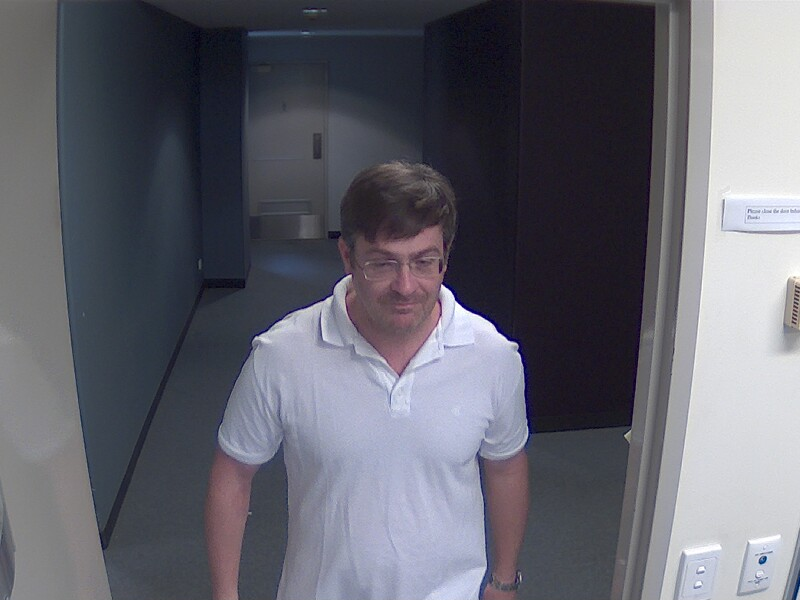
%> input picture Misc/playground_johannes/00000837.jpg, 800 x 600 px
$ octave own_watershed_test.m   (GNU Octave 9; MATLAB toolbox functions it lacks are replaced by stand-ins)
%> lines starting %> are read from the running program, lines starting %| are printed output that depends on the picture; in (x1, y1, x2, y2) boxes, pixels count from 0 and x2, y2 are one past the last pixel; in counts of white or black regions, pixels touching at a corner belong together; the program's own positions count from 1
%% Clean Up
close all;
clear;
clc

%% Step 1: Read in the Color Image and Convert it to Grayscale
rgb = imread('00000837.jpg');
%> rgb is the input picture: size 600x800x3 uint8; mean R, G, B 99, 99.4, 108.9
I = rgb2gray(rgb);
imshow(I)

%% Step 2: Use the Gradient Magnitude as the Segmentation Function
gmag = imgradient(I);
imshow(gmag,[])
title('Gradient Magnitude')

% Can you segment the image by using the watershed transform directly on the gradient magnitude?
L = watershed(gmag);
Lrgb = label2rgb(L);
imshow(Lrgb)
title('Watershed Transform of Gradient Magnitude')

% No. Without additional preprocessing such as the marker computations below, using the watershed transform directly often results in "oversegmentation."

%% Step 3: Mark the Foreground Objects

se = strel('disk',20);
Io = imopen(I,se);
imshow(Io)
title('Opening')

Ie = imerode(I,se);
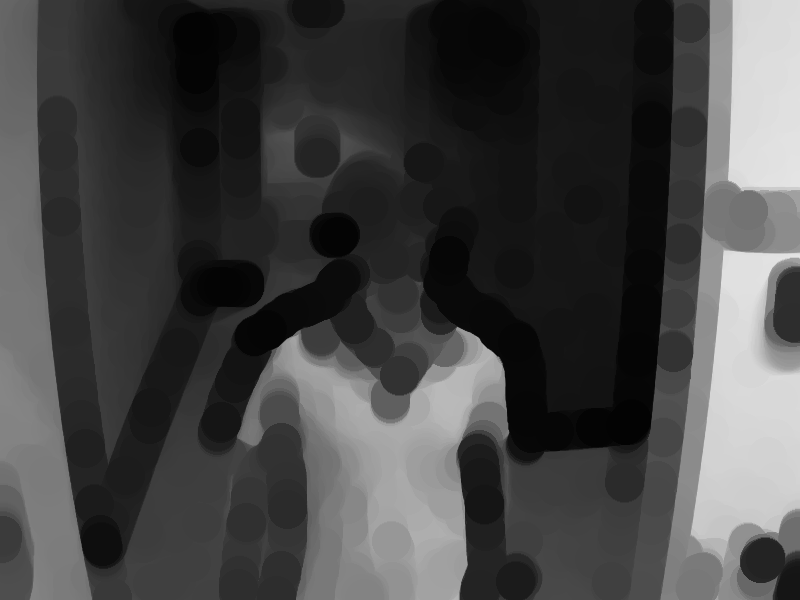
%> Ie: size 600x800 uint8; min 3, max 229, mean 68.2
Iobr = imreconstruct(Ie,I);
imshow(Iobr)
title('Opening-by-Reconstruction')

Ioc = imclose(Io,se);
imshow(Ioc)
title('Opening-Closing')

Iobrd = imdilate(Iobr,se);
Iobrcbr = imreconstruct(imcomplement(Iobrd),imcomplement(Iobr));
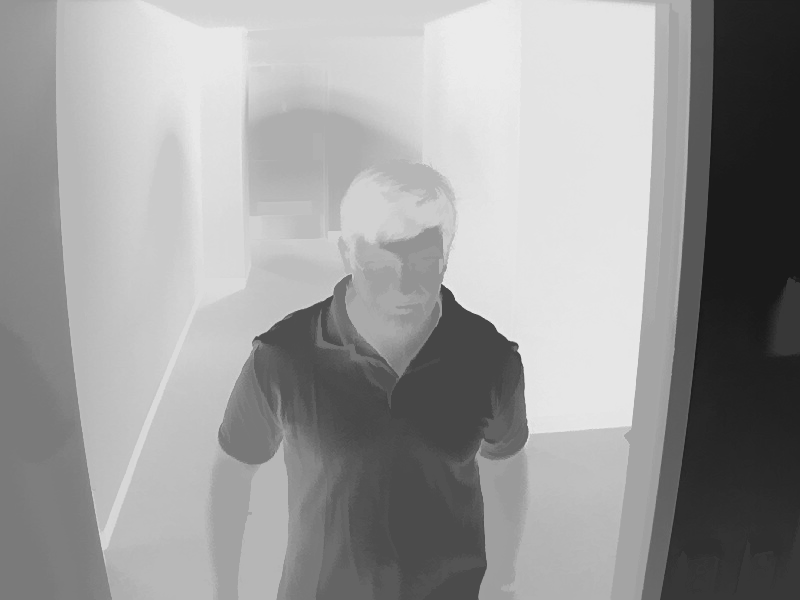
%> Iobrcbr: size 600x800 uint8; min 26, max 235, mean 155.3
Iobrcbr = imcomplement(Iobrcbr);
imshow(Iobrcbr)
title('Opening-Closing by Reconstruction')

fgm = imregionalmax(Iobrcbr);
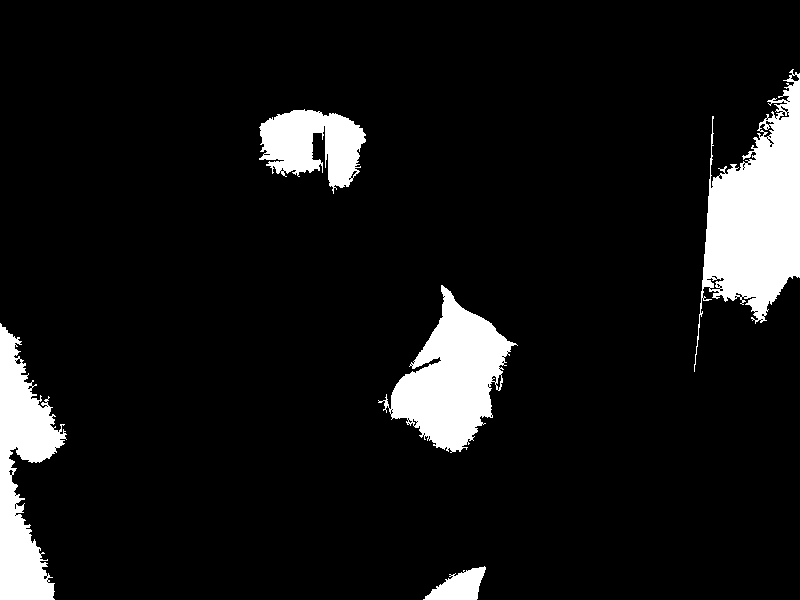
%> fgm: size 600x800 logical; 8.7% white; 5 white regions, box (x1, y1, x2, y2) and area: (694, 69, 800, 372) 15060, (378, 285, 518, 453) 10877, (0, 323, 67, 600) 9281, (259, 109, 366, 194) 5463, (423, 566, 486, 600) 1219
imshow(fgm)
title('Regional Maxima of Opening-Closing by Reconstruction')

I2 = labeloverlay(I,fgm);
imshow(I2)
title('Regional Maxima Superimposed on Original Image')

se2 = strel(ones(5,5));
fgm2 = imclose(fgm,se2);
%> fgm2: size 600x800 logical; 9.2% white; 5 white regions, box (x1, y1, x2, y2) and area: (694, 69, 800, 372) 15915, (378, 285, 518, 453) 11366, (0, 323, 67, 600) 9786, (259, 109, 366, 194) 5779, (423, 566, 486, 600) 1249
fgm3 = imerode(fgm2,se2);
%> fgm3: size 600x800 logical; 8.2% white; 5 white regions, box (x1, y1, x2, y2) and area: (704, 74, 800, 321) 14611, (386, 290, 509, 450) 10112, (0, 329, 65, 600) 8765, (262, 112, 364, 188) 4795, (427, 569, 483, 600) 983

fgm4 = bwareaopen(fgm3,20);
I3 = labeloverlay(I,fgm4);
imshow(I3)
title('Modified Regional Maxima Superimposed on Original Image')

%% Step 4: Compute Background Markers

bw = imbinarize(Iobrcbr);
%> bw: size 600x800 logical; 35.6% white; 3 white regions, box (x1, y1, x2, y2) and area: (641, 0, 800, 600) 75486, (218, 275, 528, 600) 64808, (0, 178, 112, 600) 30730
imshow(bw)
title('Thresholded Opening-Closing by Reconstruction')

D = bwdist(bw);
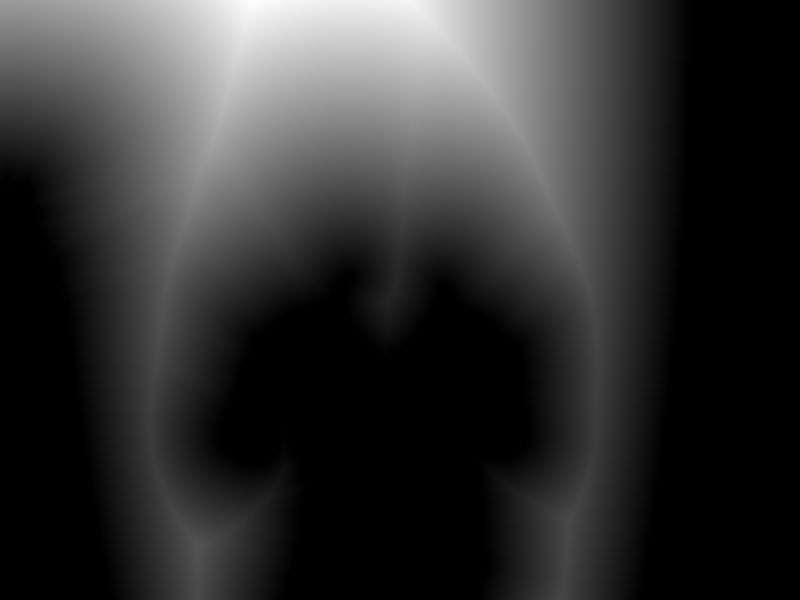
%> D: size 600x800 single; min 0, max 291.3, mean 57.4; drawn with min black and max white
DL = watershed(D);
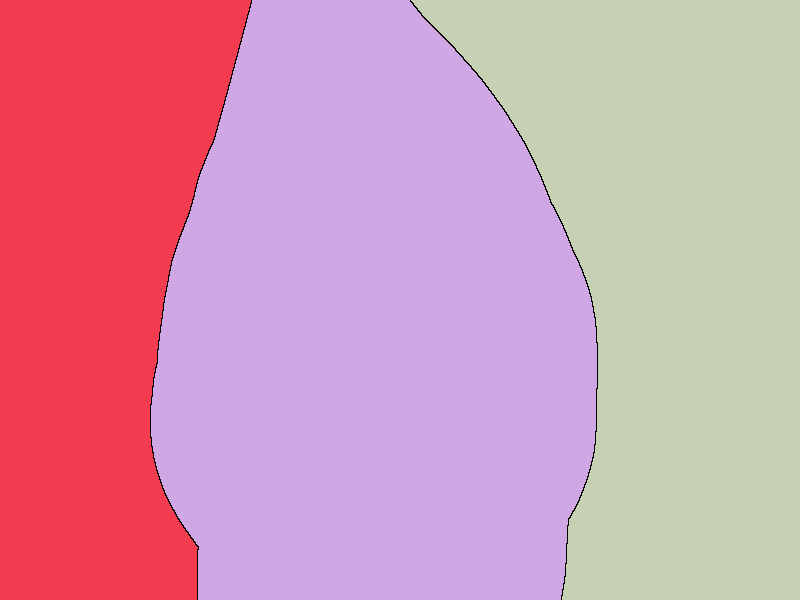
%> DL: size 600x800 uint8; 4 distinct labels, from 0 to 3; one colour per label, 0 black
bgm = DL == 0;
%> bgm: size 600x800 logical; 0.33% white in thin lines or dots, all inside (x1, y1, x2, y2) = (150, 0, 598, 600)
imshow(bgm)
title('Watershed Ridge Lines)')

%% Step 5: Compute the Watershed Transform of the Segmentation Function.

gmag2 = imimposemin(gmag, bgm | fgm4);
L = watershed(gmag2);
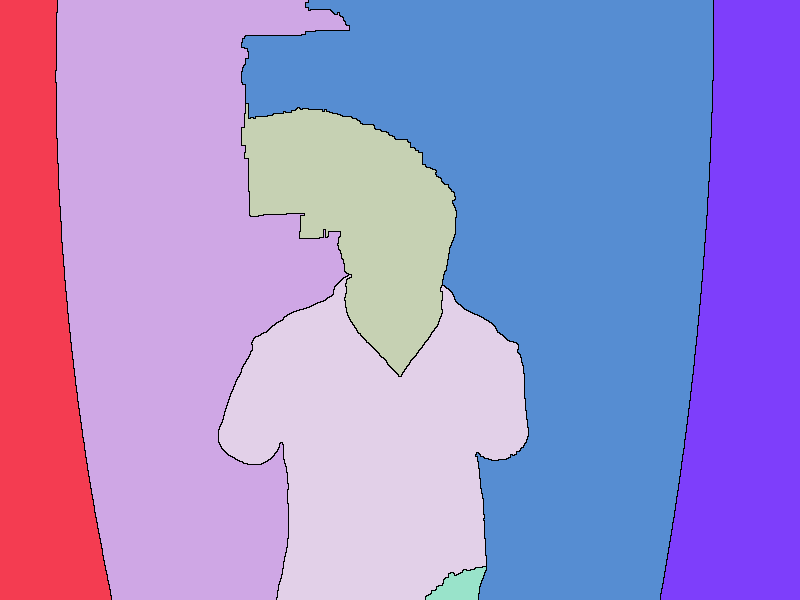
%> L: size 600x800 uint8; 8 distinct labels, from 0 to 7; one colour per label, 0 black

%% Step 6: Visualize the Result

labels = imdilate(L==0,ones(3,3)) + 2*bgm + 3*fgm4;
%> labels: size 600x800 double; 5 distinct labels, from 0 to 4
I4 = labeloverlay(I,labels);
imshow(I4)
title('Markers and Object Boundaries Superimposed on Original Image')

Lrgb = label2rgb(L,'jet','w','shuffle');
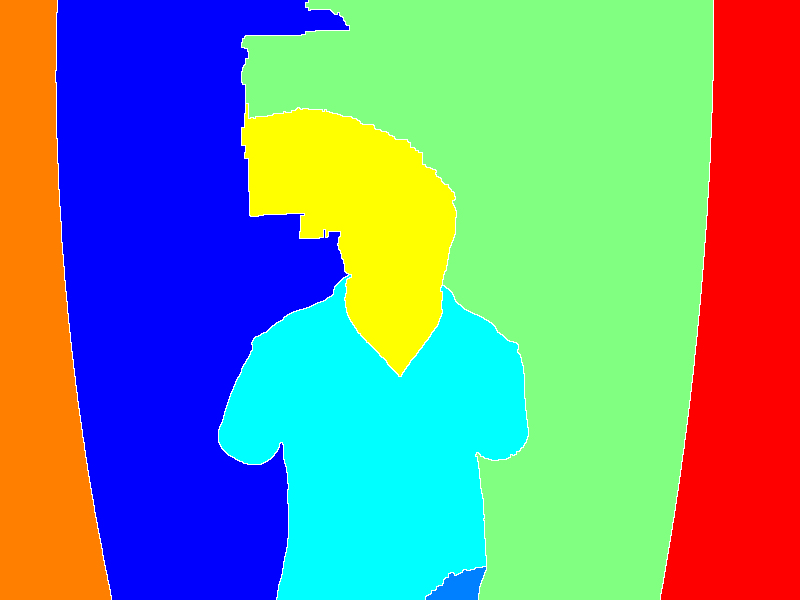
%> Lrgb: size 600x800x3 uint8; mean R, G, B 116.2, 147.3, 141.2
imshow(Lrgb)
title('Colored Watershed Label Matrix')

$ run again, with Misc/playground_johannes/00000160.jpg copied over Misc/playground_johannes/00000837.jpg
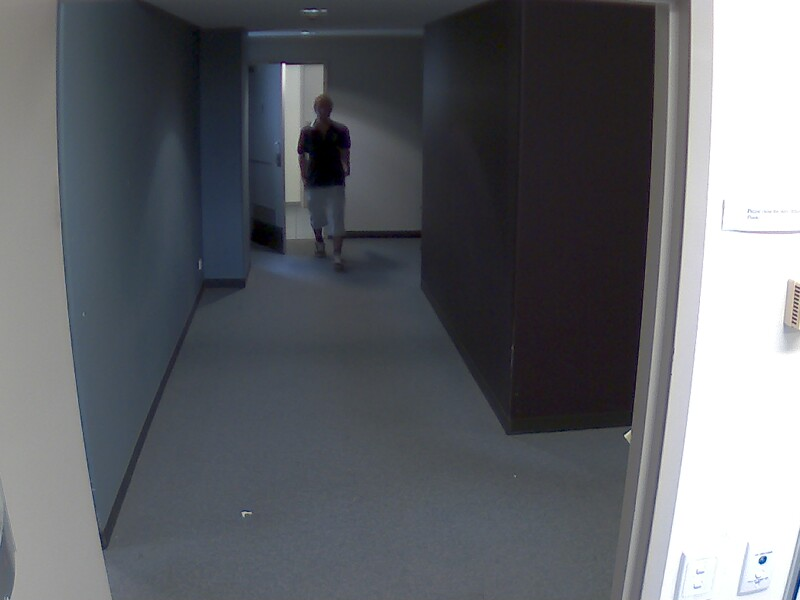
%> input picture Misc/playground_johannes/00000160.jpg, 800 x 600 px
%> rgb is the input picture: size 600x800x3 uint8; mean R, G, B 97.4, 100.1, 105
%> `fgm = imregionalmax(Iobrcbr);`:
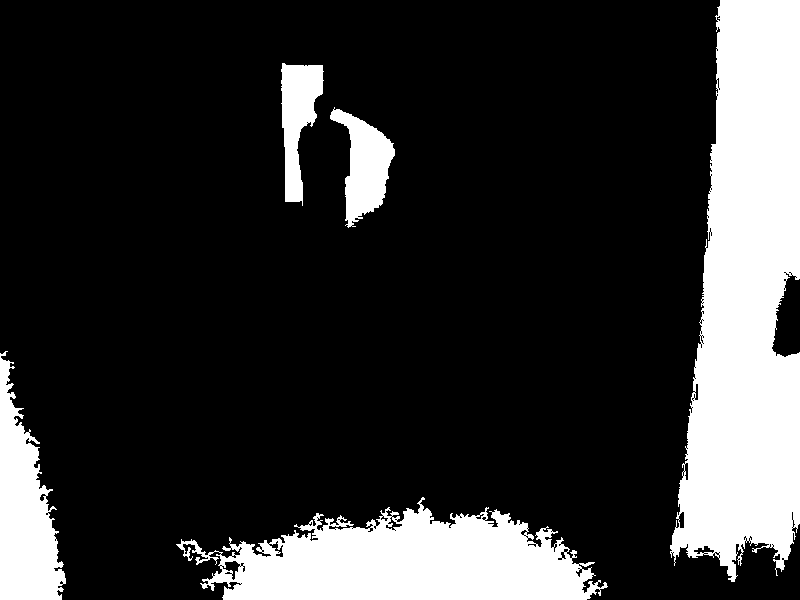
%> fgm: size 600x800 logical; 20% white; 5 white regions, box (x1, y1, x2, y2) and area: (670, 0, 800, 582) 52860, (176, 497, 608, 600) 26277, (0, 351, 66, 600) 9390, (330, 107, 395, 228) 3860, (281, 63, 324, 206) 3476
%> fgm2: size 600x800 logical; 20.7% white; 5 white regions, box (x1, y1, x2, y2) and area: (670, 0, 800, 582) 53803, (176, 497, 608, 600) 28305, (0, 351, 66, 600) 9781, (330, 107, 395, 228) 3921, (281, 63, 324, 206) 3497
%> fgm3: size 600x800 logical; 19.3% white; 5 white regions, box (x1, y1, x2, y2) and area: (672, 0, 800, 578) 51606, (182, 508, 605, 600) 26278, (0, 355, 64, 600) 9042, (333, 111, 393, 225) 3171, (283, 67, 321, 200) 2747
%> bw: size 600x800 logical; 15.7% white; 1 white region, box (x1, y1, x2, y2) and area: (641, 0, 800, 600) 75405
%> DL: size 600x800 uint8; every value is 1
%> bgm: size 600x800 logical; every value is 0
%> labels: size 600x800 double; 4 distinct labels, from 0 to 4
%> `Lrgb = label2rgb(L,'jet','w','shuffle');`:
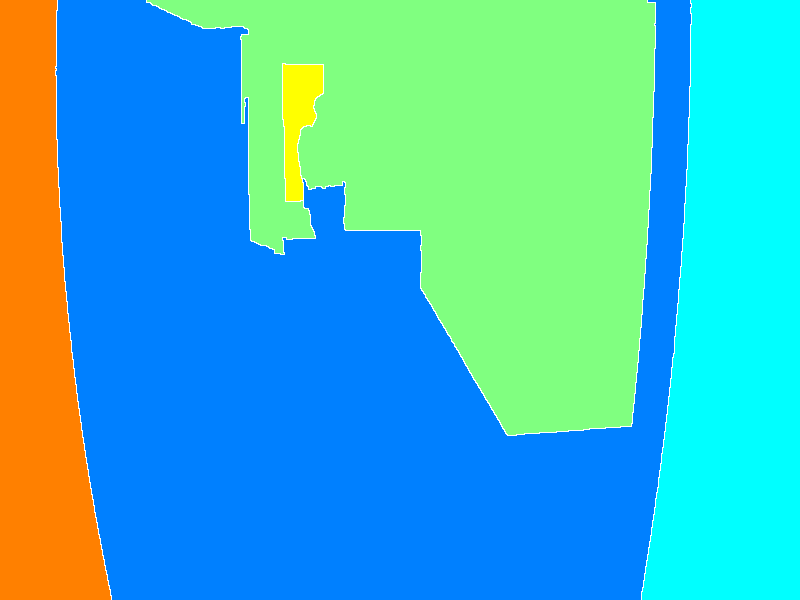
%> Lrgb: size 600x800x3 uint8; mean R, G, B 60.8, 183.6, 196.3
